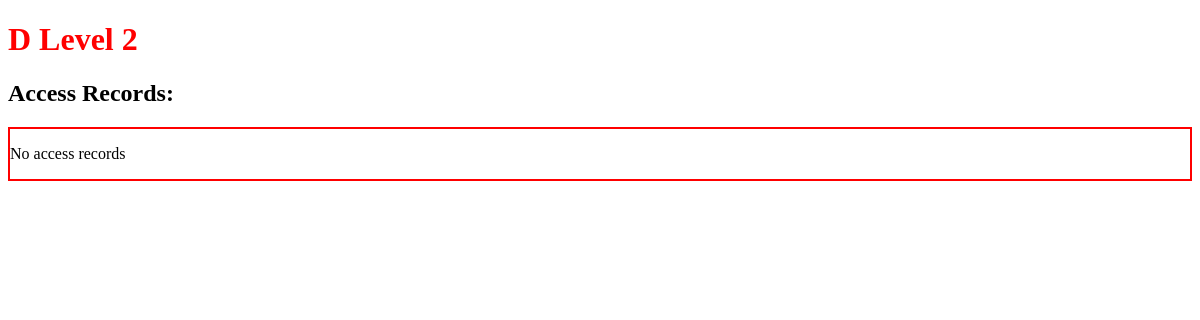
Before: / with the older database file.
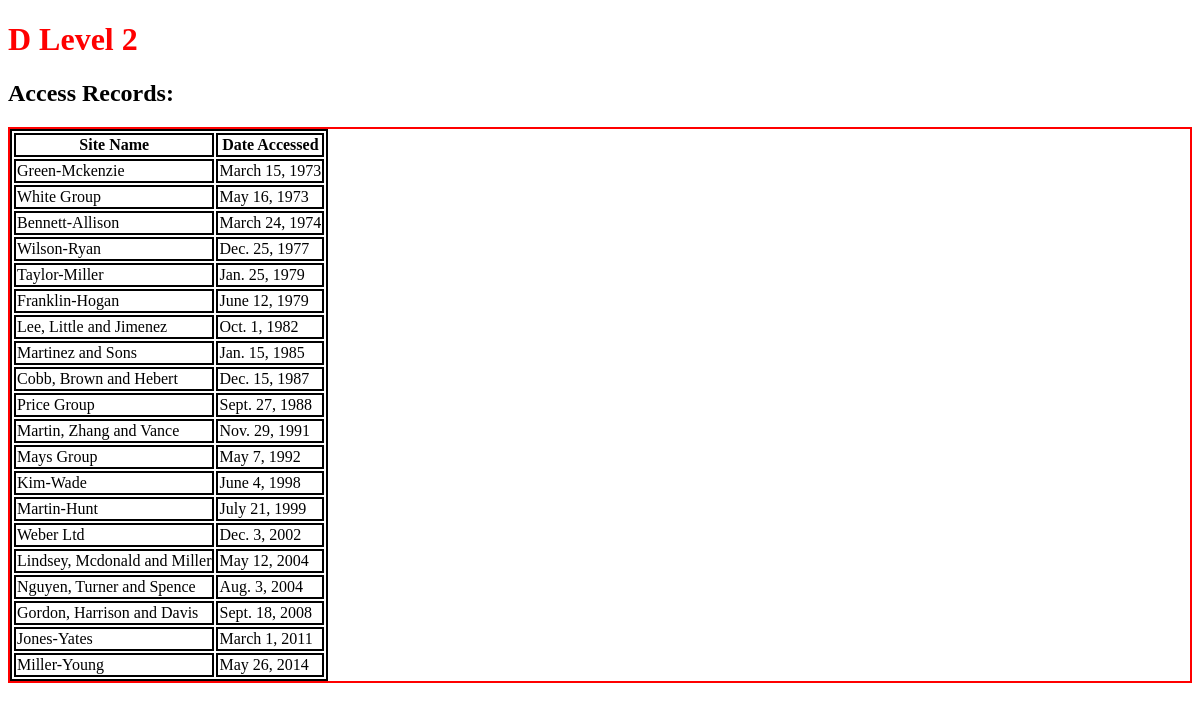
After: the same page with the newer database file.
### first_app/models.py (models this page shows, shortened)
class AccessRecord(models.Model):
	name = models.ForeignKey(Webpage)
	date = models.DateField()

class Webpage(models.Model):
	topic = models.ForeignKey(Topic)
	name = models.CharField(max_length=264,unique=True)
	url = models.URLField(unique=True)
	def __str__(self):
		return self.name

### first_app/views.py (the view)
# urls.py: url(r'^$', views.index, name='index'),
def index(request):
	webpages_list = AccessRecord.objects.order_by('date')
	date_dict = {'access_records':webpages_list}
	return render(request, 'first_app/index.html', context=date_dict)

### templates/first_app/index.html (shortened to what this page needs)
<!DOCTYPE html>
{% load staticfiles %}
<html lang="en">
<head>
	<link rel="stylesheet" href="{% static "css/mystyle.css" %}"/>
</head>
<body>
	<h1>D Level 2</h1>
	<h2>Access Records:</h2>
	<div class="djangotwo">
		{% if access_records %}
			<table>
				<thead>
					<th>Site Name</th>
					<th>Date Accessed</th>
				</thead>
				{% for acc in access_records %}
				<tr>
					<td>{{ acc.name }}</td>
					<td>{{ acc.date }}</td>
				</tr>
				{% endfor %}
			</table>
		{% else %}
			<p>No access records</p>
		{% endif %}
	</div>
</body>
</html>
{% load staticfiles %}

### static/css/mystyle.css (style rules this page uses)
h1 { color: red; }
table, th, td { border: 2px solid black; }
.djangotwo { border: 2px solid red; }

Changed rows visible on the page:
added AccessRecord: name "Green-Mckenzie", date "March 15, 1973"
added AccessRecord: name "White Group", date "May 16, 1973"
added AccessRecord: name "Bennett-Allison", date "March 24, 1974"
added AccessRecord: name "Wilson-Ryan", date "Dec. 25, 1977"
added AccessRecord: name "Taylor-Miller", date "Jan. 25, 1979"
added AccessRecord: name "Franklin-Hogan", date "June 12, 1979"
added AccessRecord: name "Lee, Little and Jimenez", date "Oct. 1, 1982"
added AccessRecord: name "Martinez and Sons", date "Jan. 15, 1985"
added AccessRecord: name "Cobb, Brown and Hebert", date "Dec. 15, 1987"
added AccessRecord: name "Price Group", date "Sept. 27, 1988"
added AccessRecord: name "Martin, Zhang and Vance", date "Nov. 29, 1991"
added AccessRecord: name "Mays Group", date "May 7, 1992"
added AccessRecord: name "Kim-Wade", date "June 4, 1998"
added AccessRecord: name "Martin-Hunt", date "July 21, 1999"
added AccessRecord: name "Weber Ltd", date "Dec. 3, 2002"
added AccessRecord: name "Lindsey, Mcdonald and Miller", date "May 12, 2004"
added AccessRecord: name "Nguyen, Turner and Spence", date "Aug. 3, 2004"
added AccessRecord: name "Gordon, Harrison and Davis", date "Sept. 18, 2008"
added AccessRecord: name "Jones-Yates", date "March 1, 2011"
added AccessRecord: name "Miller-Young", date "May 26, 2014"
Other visible differences:
text no longer shown: "No access records"
text now shown: "Site Name Date Accessed"
